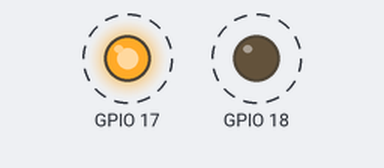
The program below on a simulated Raspberry Pi (BCM pin numbers). Shown: output pins drawn as LEDs (lit = HIGH). Dashed ring = blinking. At 10.0 s the program stops and its outputs stay as they are.

Above: at 0.05 s.
Timing chart, 0 to 3.0 s (numbered marks = the images above):
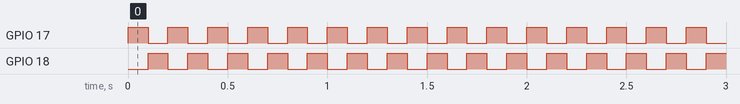

The program:

program_bcm.py
```python
import RPi.GPIO as GPIO
import time
# blinking function
def blink(pin):
    GPIO.output(pin,GPIO.HIGH)
    time.sleep(0.1)
    GPIO.output(pin,GPIO.LOW)
#    time.sleep(1)
    return
# setup pi board pin
GPIO.setmode(GPIO.BCM)
# setup GPIO output channel
GPIO.setup(17,GPIO.OUT)
GPIO.setup(18,GPIO.OUT)
# call the function blink
# blink GPIO17 50 times
for i in range(0, 50):
    blink(17)
    blink(18)
# cleanup
GPIO.cleanup()
```

Measured:
- by itself, GPIO 17, GPIO 18: alternates HIGH for 0.10 s and LOW for 0.10 s, 100 changes in all, then stays LOW
